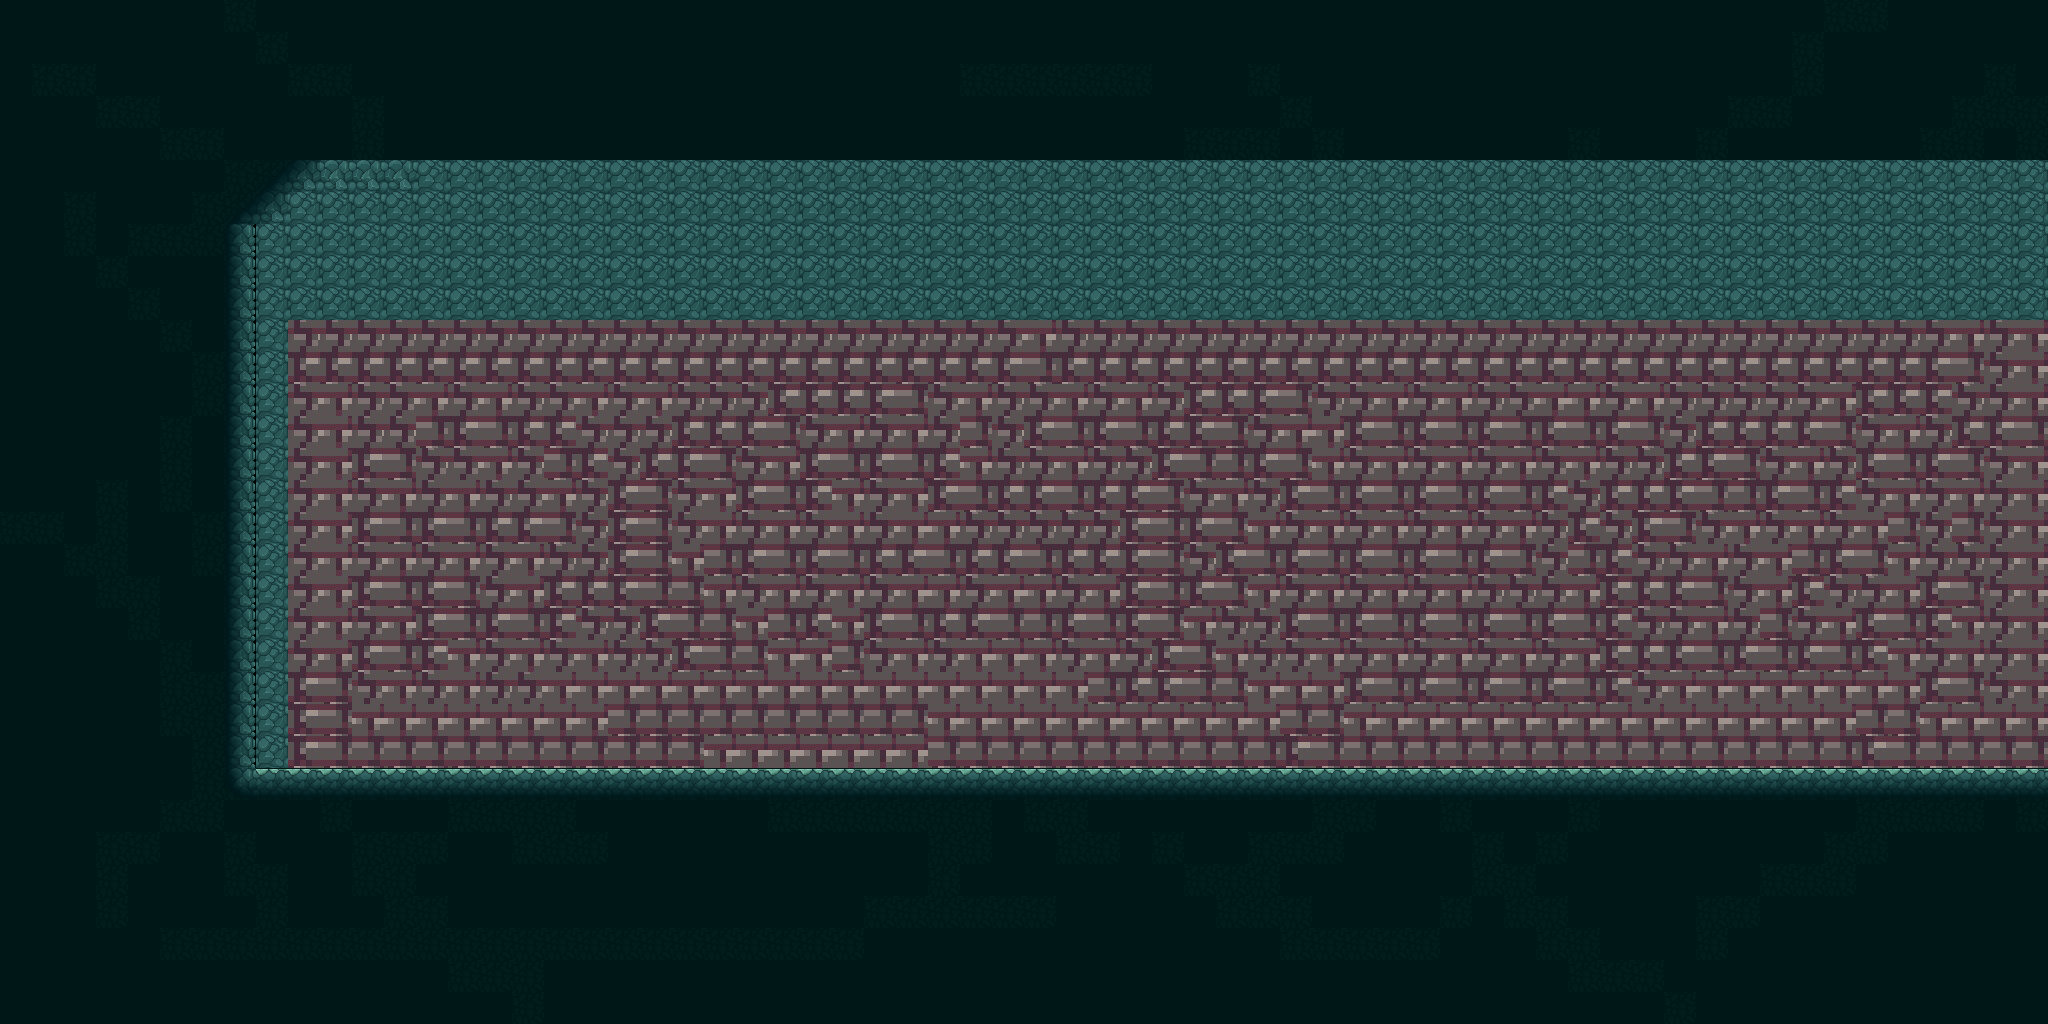

This game map was drawn from its Tiled (.tmx) file and the tilesets committed beside it. A one-line description and the trimmed map source follow:
An orthogonal 64x32 tile map with 32x32 px tiles, 1 tile layer (Слой тайлов 1), 2 tilesets.

<map version="1.9" tiledversion="1.9.2" orientation="orthogonal" renderorder="right-down" width="64" height="32" tilewidth="32" tileheight="32" infinite="0" nextlayerid="2" nextobjectid="1">
 <tileset firstgid="1" source="CaveBG.tsx" />
 <tileset firstgid="577" source="ivan-shibaev-pixel-art-5303609.tsx" />
 <layer id="1" name="Слой тайлов 1" width="64" height="32">
  <data>[2048 cells, 2048 non-empty, 14 distinct tile ids]</data>
 </layer>
</map>
